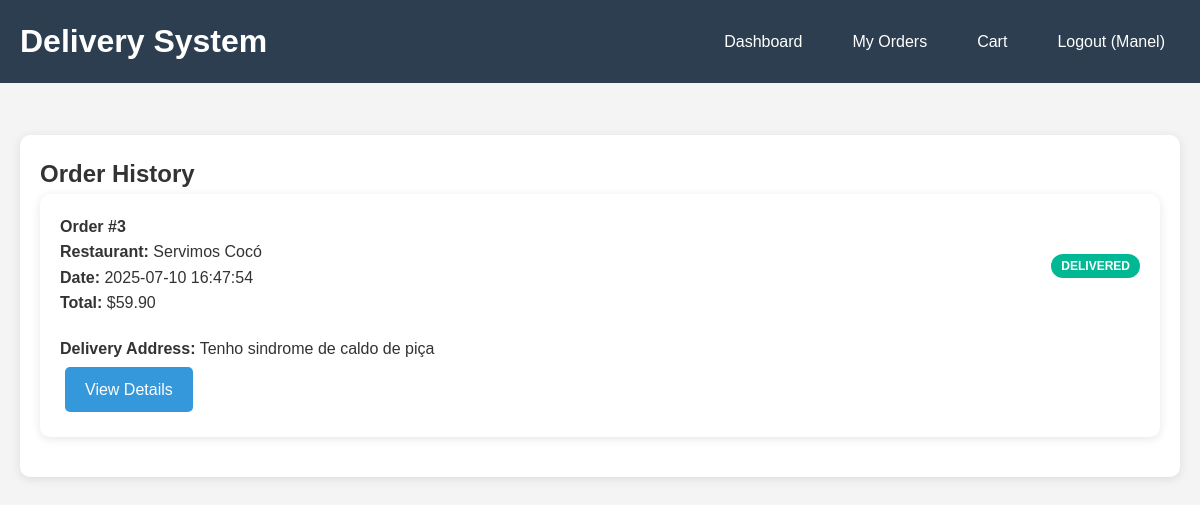
Page /order_history (signed in) on the earlier database version.
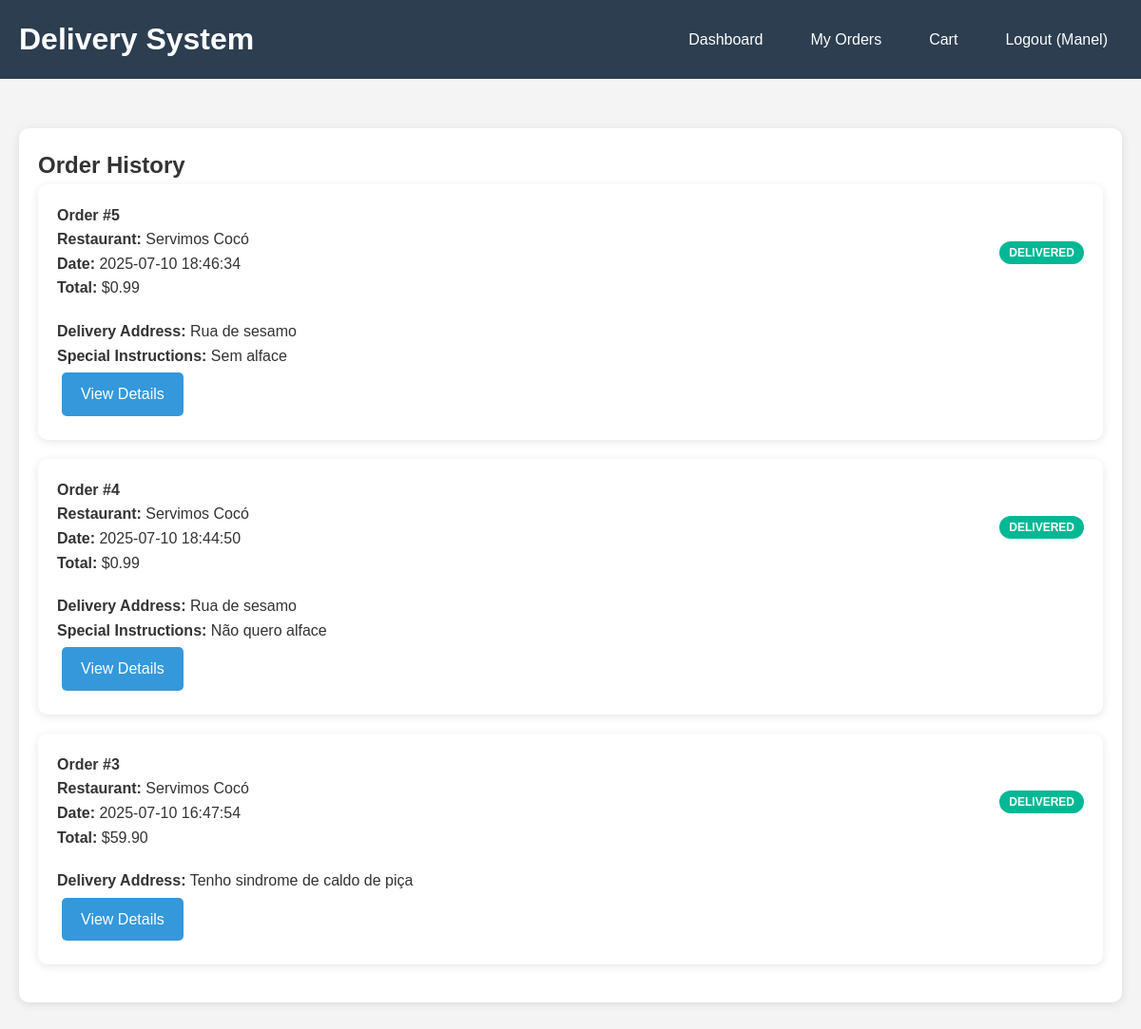
Same page on the later database version.
### tables this page shows
CREATE TABLE orders (
        id INTEGER PRIMARY KEY AUTOINCREMENT,
        customer_id INTEGER NOT NULL,
        restaurant_id INTEGER NOT NULL,
        total_amount REAL NOT NULL,
        status TEXT DEFAULT 'pending' CHECK (status IN ('pending', 'confirmed', 'preparing', 'out_for_delivery', 'delivered', 'cancelled')),
        delivery_address TEXT NOT NULL,
        order_date TIMESTAMP DEFAULT CURRENT_TIMESTAMP, observations TEXT,
        FOREIGN KEY (customer_id) REFERENCES users (id),
        FOREIGN KEY (restaurant_id) REFERENCES users (id)
    );

CREATE TABLE users (
        id INTEGER PRIMARY KEY AUTOINCREMENT,
        username TEXT UNIQUE NOT NULL,
        email TEXT UNIQUE NOT NULL,
        password_hash TEXT NOT NULL,
        user_type TEXT NOT NULL CHECK (user_type IN ('customer', 'restaurant')),
        phone TEXT,
        address TEXT,
        restaurant_name TEXT,
        restaurant_description TEXT,
        created_at TIMESTAMP DEFAULT CURRENT_TIMESTAMP
    );

### app.py (the view)
    def decorated_function(*args, **kwargs):
        if 'user_id' not in session:
            return redirect(url_for('login'))
        return f(*args, **kwargs)

### app.py (called while the page is built)
def get_db_connection():
    conn = sqlite3.connect('delivery_system.db')
    conn.row_factory = sqlite3.Row
    return conn

def login_required(f):
    def decorated_function(*args, **kwargs):
        if 'user_id' not in session:
            return redirect(url_for('login'))
        return f(*args, **kwargs)
    decorated_function.__name__ = f.__name__
    return decorated_function

@app.route('/order_history')
@login_required
def order_history():
    conn = get_db_connection()
    orders = conn.execute('''SELECT o.*, u.restaurant_name, u.username as restaurant_username
                            FROM orders o
                            JOIN users u ON o.restaurant_id = u.id
                            WHERE o.customer_id = ?
                            ORDER BY o.order_date DESC''', (session['user_id'],)).fetchall()
    conn.close()
    return render_template('order_history.html', orders=orders)

### templates/order_history.html (shortened to what this page needs)
{% extends "base.html" %}
{% block content %}
<div class="card">
    <h2>Order History</h2>
    {% if orders %}
    {% for order in orders %}
    <div class="card">
        <div style="display: flex; justify-content: space-between; align-items: center;">
            <div>
                <h4>Order #{{ order.id }}</h4>
                <p><strong>Restaurant:</strong> {{ order.restaurant_name or order.restaurant_username }}</p>
                <p><strong>Date:</strong> {{ order.order_date }}</p>
                <p><strong>Total:</strong> ${{ "%.2f"|format(order.total_amount) }}</p>
            </div>
            <div>
                <span class="status status-{{ order.status }}">{{ order.status.replace('_', ' ') }}</span>
            </div>
        </div>
        <div class="mt-20">
            <p><strong>Delivery Address:</strong> {{ order.delivery_address }}</p>
            {% if order.observations %}
            <p><strong>Special Instructions:</strong> {{ order.observations }}</p>
            {% endif %}
            <a href="{{ url_for('order_details', order_id=order.id) }}" class="btn">View Details</a>
        </div>
    </div>
    {% endfor %}
    {% else %}
    <p>You haven't placed any orders yet.</p>
    <a href="{{ url_for('customer_dashboard') }}" class="btn btn-success">Start Shopping</a>
    {% endif %}
</div>
{% endblock %}

Differences in the rows shown:
added orders: id "5", restaurant_name "Servimos Cocó", order_date "2025-07-10 18:46:34", total_amount "0.99", status.replace "DELIVERED", delivery_address "Rua de sesamo", observations "Sem alface"
added orders: id "4", restaurant_name "Servimos Cocó", order_date "2025-07-10 18:44:50", total_amount "0.99", status.replace "DELIVERED", delivery_address "Rua de sesamo", observations "Não quero alface"
